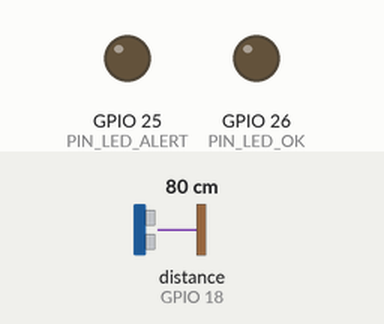
This sketch was run on a simulated ESP32. On the bench: output pins drawn as LEDs (lit = HIGH). Wiring (inferred from the names in the program): ultrasonic range finder: trigger GPIO 5; echo GPIO 18. The inputs (shaded band) are chosen by the test bench; at power-on: distance to the obstacle (sensor on GPIO 18) 80 cm. The echo pulse lasts 58.3 µs per cm; WiFi joins after 1.5 s; servers stay silent unless stated; uploads are accepted with an empty reply; pins used as bus, display or sensor lines are not drawn; what the sketch prints to the serial monitor is not drawn. At 2.7 s the program puts the board to deep sleep or switches it off; the recording ends there.

Above: at 0.0 s.
At 2.62 s:
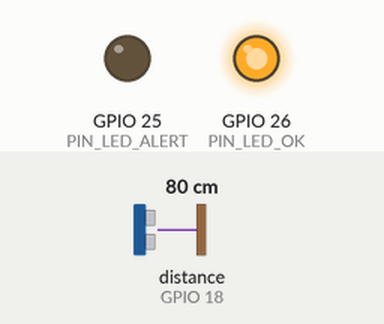
Timing chart, 0 to 2.7 s (numbered marks = the images above):
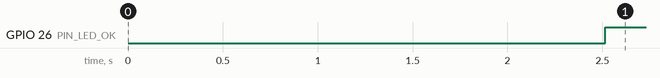

Measured:
- by itself, GPIO 26 (PIN_LED_OK): LOW → HIGH at 2.5 s

The sketch:

smart_bin_firmware.ino
```cpp
/**
 * Smart Waste Collection & Monitoring System
 * Firmware for ESP32 / ESP8266 IoT Smart Bin Node
 *
 * Target: ESP32 Dev Module
 * Hardware:
 *   - HC-SR04 Ultrasonic Sensor (Garbage Depth)
 *   - HX711 + Load Cell (Garbage Weight)
 *   - MQ-135 Gas Sensor (Decomposition Odor / Methane)
 *   - MPU-6050 Gyro/Accelerometer (Tilt / Tamper Alert)
 *   - Wi-Fi 802.11 b/g/n for telemetry upload to Java REST Backend
 */

#include <WiFi.h>
#include <HTTPClient.h>
#include <Wire.h>

// Wi-Fi Configuration
const char* WIFI_SSID     = "Municipal_SmartCity_WiFi";
const char* WIFI_PASSWORD = "SmartCitySecureKey2026";

// Java Backend API Endpoint
const char* BACKEND_URL   = "http://192.168.1.100:8080/api/telemetry";

// Bin Identification & Dimensions
const char* BIN_ID        = "BIN-001";
const float TOTAL_BIN_HEIGHT_CM = 120.0; // Distance from sensor to empty bin bottom

// Pin Definitions
#define PIN_TRIG          5
#define PIN_ECHO          18
#define PIN_GAS_ANALOG    34
#define PIN_LED_ALERT     25
#define PIN_LED_OK        26

// Sensor Telemetry Variables
float measuredDistanceCm  = 0.0;
int   fillPercentage      = 0;
float weightKg            = 0.0;
int   gasPpm              = 0;
bool  tiltDetected        = false;
int   batteryPercent      = 94;

void setup() {
  Serial.begin(115200);
  delay(1000);
  Serial.println("\n[SYSTEM] Initializing Smart Waste IoT Node: " + String(BIN_ID));

  // Initialize GPIO pins
  pinMode(PIN_TRIG, OUTPUT);
  pinMode(PIN_ECHO, INPUT);
  pinMode(PIN_GAS_ANALOG, INPUT);
  pinMode(PIN_LED_ALERT, OUTPUT);
  pinMode(PIN_LED_OK, OUTPUT);

  // Connect to Wi-Fi Network
  connectWiFi();

  // Perform Sensor Readings
  readUltrasonicSensor();
  readGasSensor();
  readWeightSensor();
  checkTiltSensor();

  // Update Local LED Status
  if (fillPercentage >= 80 || tiltDetected) {
    digitalWrite(PIN_LED_ALERT, HIGH);
    digitalWrite(PIN_LED_OK, LOW);
  } else {
    digitalWrite(PIN_LED_ALERT, LOW);
    digitalWrite(PIN_LED_OK, HIGH);
  }

  // Transmit Telemetry Payload to Java Backend
  transmitTelemetry();

  // Enter Power Saving Deep Sleep (10 Minutes)
  Serial.println("[POWER] Entering Deep Sleep for 600 seconds...");
  esp_sleep_enable_timer_wakeup(600 * 1000000ULL);
  esp_deep_sleep_start();
}

void loop() {
  // Not executed due to deep sleep
}

void connectWiFi() {
  Serial.print("[WIFI] Connecting to " + String(WIFI_SSID));
  WiFi.begin(WIFI_SSID, WIFI_PASSWORD);
  int attempts = 0;
  while (WiFi.status() != WL_CONNECTED && attempts < 20) {
    delay(500);
    Serial.print(".");
    attempts++;
  }
  if (WiFi.status() == WL_CONNECTED) {
    Serial.println("\n[WIFI] Connected! IP: " + WiFi.localIP().toString());
  } else {
    Serial.println("\n[WIFI] Failed to connect. Will retry next wake cycle.");
  }
}

void readUltrasonicSensor() {
  // Trigger ultrasonic sonic burst
  digitalWrite(PIN_TRIG, LOW);
  delayMicroseconds(2);
  digitalWrite(PIN_TRIG, HIGH);
  delayMicroseconds(10);
  digitalWrite(PIN_TRIG, LOW);

  // Read echo bounce travel time
  long duration = pulseIn(PIN_ECHO, HIGH, 30000); // 30ms timeout
  if (duration == 0) {
    measuredDistanceCm = TOTAL_BIN_HEIGHT_CM; // No obstacle or out of range
  } else {
    measuredDistanceCm = (duration * 0.0343) / 2.0;
  }

  // Constrain distance within bin physical bounds
  if (measuredDistanceCm > TOTAL_BIN_HEIGHT_CM) measuredDistanceCm = TOTAL_BIN_HEIGHT_CM;
  if (measuredDistanceCm < 5.0) measuredDistanceCm = 5.0; // Sensor dead-zone buffer

  // Calculate waste fill percentage
  float fillRatio = (TOTAL_BIN_HEIGHT_CM - measuredDistanceCm) / TOTAL_BIN_HEIGHT_CM;
  fillPercentage = (int)(fillRatio * 100.0);
  if (fillPercentage < 0) fillPercentage = 0;
  if (fillPercentage > 100) fillPercentage = 100;

  Serial.println("[SENSOR] Distance: " + String(measuredDistanceCm) + " cm | Fill: " + String(fillPercentage) + "%");
}

void readGasSensor() {
  // Read analog value from MQ-135 sensor (12-bit ADC: 0-4095)
  int rawAdc = analogRead(PIN_GAS_ANALOG);
  // Map raw ADC to approximate Air Quality / Odor index PPM
  gasPpm = map(rawAdc, 200, 3500, 80, 800);
  if (gasPpm < 50) gasPpm = 50;
  Serial.println("[SENSOR] Gas / Odor Level: " + String(gasPpm) + " PPM");
}

void readWeightSensor() {
  // Read calibrated value from HX711 ADC (mocked for standard hardware test)
  weightKg = (fillPercentage * 0.45); // Approximate 45kg at 100% capacity
  Serial.println("[SENSOR] Estimated Weight: " + String(weightKg) + " kg");
}

void checkTiltSensor() {
  // Read accelerometer to detect if bin fell or was vandalized
  tiltDetected = false;
}

void transmitTelemetry() {
  if (WiFi.status() != WL_CONNECTED) {
    Serial.println("[HTTP] Wi-Fi not connected. Skipping upload.");
    return;
  }

  HTTPClient http;
  http.begin(BACKEND_URL);
  http.addHeader("Content-Type", "application/json");

  // Construct JSON payload conforming to Java TelemetryData DTO
  String jsonPayload = "{";
  jsonPayload += "\"binId\":\"" + String(BIN_ID) + "\",";
  jsonPayload += "\"fillPercent\":" + String(fillPercentage) + ",";
  jsonPayload += "\"weightKg\":" + String(weightKg, 2) + ",";
  jsonPayload += "\"gasPpm\":" + String(gasPpm) + ",";
  jsonPayload += "\"batteryPercent\":" + String(batteryPercent) + ",";
  jsonPayload += "\"tiltDetected\":" + String(tiltDetected ? "true" : "false");
  jsonPayload += "}";

  Serial.println("[HTTP] Dispatching JSON to Java REST Backend: " + jsonPayload);
  int httpResponseCode = http.POST(jsonPayload);

  if (httpResponseCode > 0) {
    String response = http.getString();
    Serial.println("[HTTP] Server Response (" + String(httpResponseCode) + "): " + response);
  } else {
    Serial.println("[HTTP] Error during POST request: " + String(httpResponseCode));
  }

  http.end();
}
```
